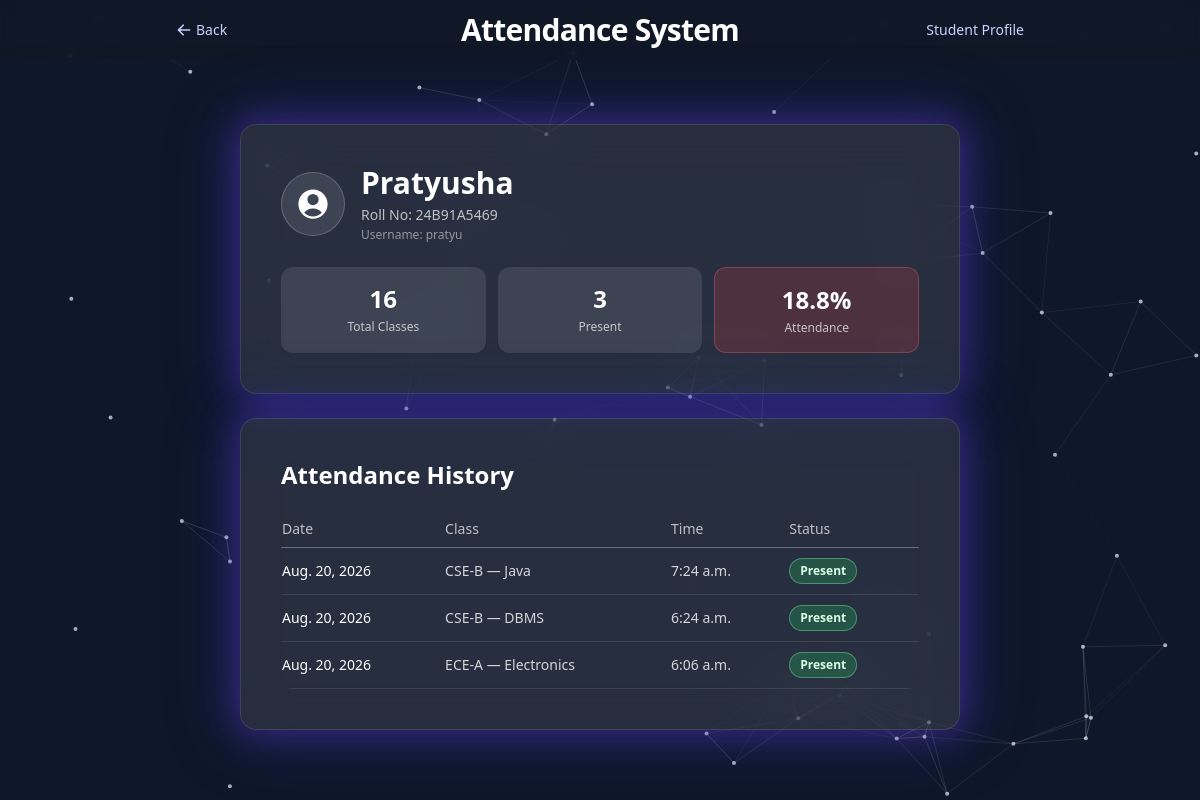
The app's page /student/13/profile/ (signed in) with its own data.
### attendance/models.py (models this page shows, shortened)
class Student(models.Model):
    username = models.CharField(
        max_length=100,
        unique=True,
        null=True,
        blank=True
    )
    name = models.CharField(max_length=100)
    roll_number = models.CharField(
        max_length=50,
        unique=True
    )
    registered_on = models.DateTimeField(
        auto_now_add=True
    )
    face_encoding = models.JSONField(
        null=True,
        blank=True
    )
    password = models.CharField(
        max_length=128,
        blank=True,
        null=True
    )

class AttendanceRecord(models.Model):
    student = models.ForeignKey(
        Student,
        on_delete=models.CASCADE,
        related_name="attendance_records"
    )
    class_session = models.ForeignKey(
        ClassSession,
        on_delete=models.SET_NULL,
        null=True,
        blank=True,
        related_name="attendance_records"
    )
    date = models.DateField(
        auto_now_add=True
    )
    time = models.TimeField(
        auto_now_add=True
    )
    class Meta:
        unique_together = ("student", "class_session")
        ordering = ["-date", "-time"]

class ClassSession(models.Model):
    teacher = models.ForeignKey(
        "auth.User",
        on_delete=models.CASCADE
    )
    class_name = models.CharField(
        max_length=100
    )
    subject = models.CharField(
        max_length=100,
        blank=True
    )
    room = models.CharField(
        max_length=100,
        blank=True
    )
    session_code = models.CharField(
        max_length=20,
        unique=True
    )
    started_at = models.DateTimeField(
        auto_now_add=True
    )
    expires_at = models.DateTimeField()
    is_active = models.BooleanField(
        default=True
    )

### attendance/views.py (the view)
# urls.py: path("student/<int:student_id>/profile/", views.student_profile, name="student_profile"),
@student_or_teacher_required
def student_profile(request, student_id):
    student = get_object_or_404(Student, id=student_id)
    attendance_records, total_classes, total_present, attendance_percentage = _attendance_stats(student)
    return render(request, "attendance/profile.html", {
        "student": student,
        "attendance_records": attendance_records,
        "total_classes": total_classes,
        "total_present": total_present,
        "attendance_percentage": attendance_percentage,
        "is_teacher_view": request.user.is_authenticated,
    })

### attendance/views.py (called while the page is built)
def student_or_teacher_required(view_func):
    @wraps(view_func)
    def wrapper(request, student_id, *args, **kwargs):
        is_teacher = request.user.is_authenticated
        is_this_student = request.session.get("student_id") == student_id
        if not (is_teacher or is_this_student):
            return redirect("login")
        return view_func(request, student_id, *args, **kwargs)
    return wrapper

def _attendance_stats(student):
    attendance_records = AttendanceRecord.objects.filter(
        student=student
    ).select_related("class_session").order_by("-date", "-time")
    total_classes = ClassSession.objects.count()
    total_present = attendance_records.count()
    attendance_percentage = (
        round((total_present / total_classes) * 100, 1) if total_classes > 0 else None
    )
    return attendance_records, total_classes, total_present, attendance_percentage

### attendance/templates/attendance/profile.html (shortened to what this page needs)
<!doctype html>
<html lang="en">
<head>
    <script src="https://cdn.tailwindcss.com"></script>
</head>
<body class="min-h-screen relative">
    <canvas id="neuralCanvas"></canvas>
    <nav class="bg-gray-900/80 backdrop-blur sticky top-0 z-10 relative">
        <div class="max-w-4xl mx-auto px-4 sm:px-6 py-3 grid grid-cols-3 items-center">
            <button onclick="history.back()" class="text-indigo-200 hover:text-white transition flex items-center gap-1 text-sm justify-self-start">
                <svg xmlns="http://www.w3.org/2000/svg" class="h-4 w-4" viewBox="0 0 20 20" fill="currentColor">
                    <path fill-rule="evenodd" d="M9.707 16.707a1 1 0 01-1.414 0l-6-6a1 1 0 010-1.414l6-6a1 1 0 111.414 1.414L5.414 9H17a1 1 0 110 2H5.414l4.293 4.293a1 1 0 010 1.414z" clip-rule="evenodd" />
                </svg>
                Back
            </button>
            <a href="/" class="text-white font-bold text-2xl sm:text-3xl tracking-tight text-center">Attendance System</a>
            <span class="justify-self-end text-indigo-200 text-sm">
                {% if is_teacher_view %}Student Profile{% else %}My Profile{% endif %}
            </span>
        </div>
    </nav>
    <div class="max-w-3xl mx-auto px-4 sm:px-6 py-10 sm:py-16 relative z-10 space-y-6">
        <div class="card-glow bg-white/10 backdrop-blur-xl border border-white/10 rounded-2xl p-6 sm:p-10 fade-in">
            <div class="flex flex-col sm:flex-row sm:items-center sm:justify-between gap-4">
                <div class="flex items-center gap-4">
                    <div class="h-16 w-16 rounded-full bg-white/10 border border-white/20 flex items-center justify-center flex-shrink-0">
                    </div>
                    <div>
                        <h1 class="text-2xl sm:text-3xl font-bold text-white">{{ student.name }}</h1>
                        <p class="text-white/70 text-sm mt-1">Roll No: {{ student.roll_number }}</p>
                        <p class="text-white/50 text-xs mt-0.5">Username: {{ student.username }}</p>
                    </div>
                </div>
            </div>
            <div class="mt-6 grid grid-cols-3 gap-3 text-center">
                <div class="bg-white/10 rounded-xl py-4">
                    <p class="text-white text-2xl font-bold">{{ total_classes|default:"0" }}</p>
                    <p class="text-white/70 text-xs mt-1">Total Classes</p>
                </div>
                <div class="bg-white/10 rounded-xl py-4">
                    <p class="text-white text-2xl font-bold">{{ total_present|default:"0" }}</p>
                    <p class="text-white/70 text-xs mt-1">Present</p>
                </div>
                <div class="rounded-xl py-4
                    {% if attendance_percentage is None %}bg-white/10
                    {% elif attendance_percentage >= 75 %}bg-green-500/20 border border-green-400/30
                    {% elif attendance_percentage >= 50 %}bg-amber-500/20 border border-amber-400/30
                    {% else %}bg-red-500/20 border border-red-400/30{% endif %}">
                    <p class="text-white text-2xl font-bold">
                        {% if attendance_percentage is not None %}{{ attendance_percentage }}%{% else %}—{% endif %}
                    </p>
                    <p class="text-white/70 text-xs mt-1">Attendance</p>
                </div>
            </div>
        </div>
        <div class="card-glow bg-white/10 backdrop-blur-xl border border-white/10 rounded-2xl p-6 sm:p-10 fade-in">
            <h2 class="text-xl sm:text-2xl font-bold text-white mb-5">Attendance History</h2>
            {% if attendance_records %}
                <div class="overflow-x-auto rounded-xl">
                    <table class="w-full text-sm text-left">
                        <thead>
                            <tr class="text-white/70 border-b border-white/30">
                                <th class="py-2 pr-4 font-medium">Date</th>
                                <th class="py-2 pr-4 font-medium">Class</th>
                                <th class="py-2 pr-4 font-medium">Time</th>
                                <th class="py-2 pr-4 font-medium">Status</th>
                            </tr>
                        </thead>
                        <tbody>
                            {% for record in attendance_records %}
                            <tr class="border-b border-white/10">
                                <td class="py-2.5 pr-4 text-white">{{ record.date }}</td>
                                <td class="py-2.5 pr-4 text-white/80">
                                    {% if record.class_session %}
                                        {{ record.class_session.class_name }}{% if record.class_session.subject %} — {{ record.class_session.subject }}{% endif %}
                                    {% else %}
                                        —
                                    {% endif %}
                                </td>
                                <td class="py-2.5 pr-4 text-white/80">{{ record.time|default:"—" }}</td>
                                <td class="py-2.5 pr-4">
                                    <span class="inline-block px-2.5 py-1 rounded-full text-xs font-semibold bg-green-500/25 text-green-100 border border-green-300/40">Present</span>
                                </td>
                            </tr>
                            {% endfor %}
                        </tbody>
                    </table>
                </div>
            {% else %}
                <p class="text-white/70 text-sm text-center py-8">No attendance records yet.</p>
            {% endif %}
        </div>
    </div>
    <script>
        const canvas = document.getElementById('neuralCanvas');
        const ctx = canvas.getContext('2d');
        let width, height, particles;
        const PARTICLE_COUNT = 70;
        const MAX_DIST = 130;
        const SPEED = 0.35;
        function resize() {
            width = canvas.width = window.innerWidth;
            height = canvas.height = window.innerHeight;
        }
        window.addEventListener('resize', resize);
        resize();
        particles = Array.from({ length: PARTICLE_COUNT }, () => ({
            x: Math.random() * width,
            y: Math.random() * height,
            vx: (Math.random() - 0.5) * SPEED,
            vy: (Math.random() - 0.5) * SPEED,
        }));
        const prefersReducedMotion = window.matchMedia('(prefers-reduced-motion: reduce)').matches;
        function drawFrame() {
            ctx.clearRect(0, 0, width, height);
            for (const p of particles) {
                if (!prefersReducedMotion) {
                    p.x += p.vx;
                    p.y += p.vy;
                    if (p.x < 0 || p.x > width) p.vx *= -1;
                    if (p.y < 0 || p.y > height) p.vy *= -1;
                }
                ctx.beginPath();
                ctx.arc(p.x, p.y, 2, 0, Math.PI * 2);
                ctx.fillStyle = 'rgba(255,255,255,0.65)';
                ctx.fill();
            }
            for (let i = 0; i < particles.length; i++) {
                for (let j = i + 1; j < particles.length; j++) {
                    const a = particles[i], b = particles[j];
                    const dx = a.x - b.x, dy = a.y - b.y;
                    const dist = Math.sqrt(dx * dx + dy * dy);
                    if (dist < MAX_DIST) {
                        ctx.beginPath();
                        ctx.moveTo(a.x, a.y);
                        ctx.lineTo(b.x, b.y);
                        ctx.strokeStyle = `rgba(255,255,255,${0.25 * (1 - dist / MAX_DIST)})`;
                        ctx.lineWidth = 1;
                        ctx.stroke();
                    }
                }
            }
            if (!prefersReducedMotion) requestAnimationFrame(drawFrame);
        }
        drawFrame();
    </script>
</body>
</html>

### attendance/templates/attendance/profile.html (style rules this page uses)
body { background: #0f172a; min-height: 100vh; }
.fade-in { animation: rise 0.5s ease forwards; }
.card-glow { box-shadow: 0 0 35px 6px rgba(124, 58, 237, 0.35), 0 0 65px 12px rgba(30, 64, 175, 0.25); }
#neuralCanvas { position: fixed; top: 0; left: 0; width: 100%; height: 100%; z-index: 0; pointer-events: none; }

### records on screen
Student: name "Pratyusha", roll_number "24B91A5469", username "pratyu"
AttendanceRecord: date "Aug. 20, 2026", class_session.class_name "CSE-B", class_session.subject "Java", time "7:24 a.m."
AttendanceRecord: date "Aug. 20, 2026", class_session.class_name "CSE-B", class_session.subject "DBMS", time "6:24 a.m."
AttendanceRecord: date "Aug. 20, 2026", class_session.class_name "ECE-A", class_session.subject "Electronics", time "6:06 a.m."

### other values on screen
{{ total_classes|default:"0" }} "16"
{{ total_present|default:"0" }} "3"
{{ attendance_percentage }} "18.8"
